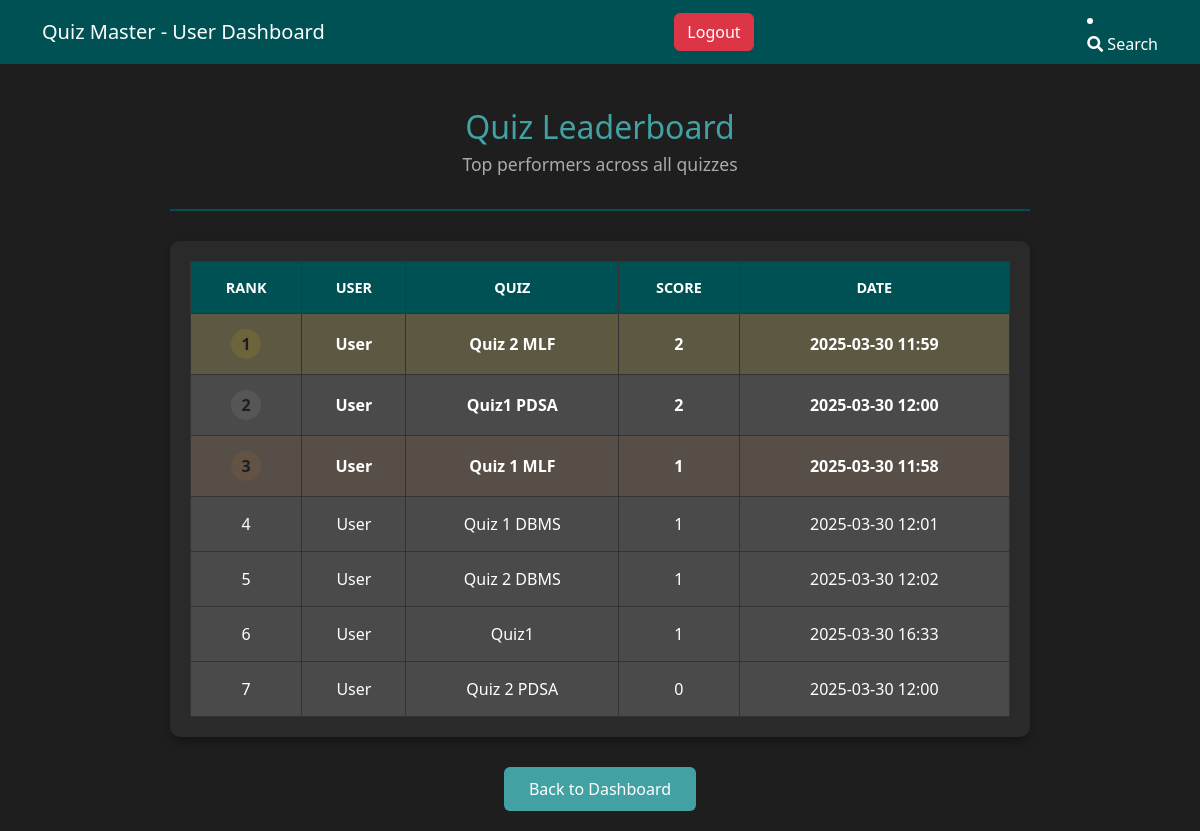
The page /leaderboard (signed in) on the database its author committed.
### model.py (models this page shows, shortened)
class Score(db.Model):
    id=db.Column(db.Integer,primary_key=True)
    quiz_id=db.Column(db.Integer,db.ForeignKey('quiz.id'),nullable=False)
    user_id=db.Column(db.Integer,db.ForeignKey('user.id'),nullable=False)
    timestamp=db.Column(db.DateTime,default=datetime.utcnow)
    total_score=db.Column(db.Integer,nullable=False)
    user=db.relationship('User', backref=db.backref('scores',lazy=True))
    quiz=db.relationship('Quiz', backref=db.backref('scores',cascade='all, delete-orphan',lazy=True))

class User(db.Model, UserMixin):
    id=db.Column(db.Integer,primary_key=True)
    username=db.Column(db.String(45),unique=True,nullable=False)
    email=db.Column(db.String(100),unique=True,nullable=False)
    password=db.Column(db.String(50),nullable=False)
    full_name=db.Column(db.String(100),nullable=False)
    qualification=db.Column(db.String(75))
    dob=db.Column(db.Date)
    role=db.Column(db.String(20),nullable=False)

class Quiz(db.Model):
    id=db.Column(db.Integer,primary_key=True)
    name=db.Column(db.String(100), nullable=False)
    chapter_id=db.Column(db.Integer,db.ForeignKey('chapter.id'),nullable=False)
    quiz_date=db.Column(db.DateTime,default=datetime.utcnow)
    time_duration=db.Column(db.String(5)) # HH:MM format
    start_time = db.Column(db.DateTime, nullable=False)
    end_time = db.Column(db.DateTime, nullable=False)
    remarks=db.Column(db.Text)
    chapter=db.relationship('Chapter', backref=db.backref('quizzes',lazy=True))

### app.py (the view)
@app.route('/leaderboard')
@login_required
def leaderboard():
    try:
        top_scores = (
            Score.query
            .join(Quiz, Score.quiz_id == Quiz.id)
            .join(Chapter, Quiz.chapter_id == Chapter.id)
            .join(Subject, Chapter.subject_id == Subject.id)
            .join(User, Score.user_id == User.id)
            .order_by(Score.total_score.desc())
            .limit(10)
            .all()
        )
        if not top_scores:
            flash('No quiz scores available for the leaderboard yet!', 'info')
        return render_template('leaderboard.html', top_scores=top_scores)
    except Exception as e:
        flash(f'Error loading leaderboard: {str(e)}', 'danger')
        return redirect(url_for('user_dashboard'))

### app.py (called while the page is built)
@login_manager.user_loader
def load_user(user_id):
    return User.query.get(int(user_id))

### templates/leaderboard.html (shortened to what this page needs)
{% extends 'user_base.html' %}
{% block body %}
<div class="container mt-4">
    <div class="leaderboard-container">
        <div class="leaderboard-header">
            <h2>Quiz Leaderboard</h2>
            <p>Top performers across all quizzes</p>
        </div>
        <div class="leaderboard-table-container">
            <table class="table table-hover text-center">
                <thead>
                    <tr>
                        <th>Rank</th>
                        <th>User</th>
                        <th>Quiz</th>
                        <th>Score</th>
                        <th>Date</th>
                    </tr>
                </thead>
                <tbody>
                    {% for score in top_scores %}
                    <tr class="leaderboard-row {% if loop.index <= 3 %}top-rank rank-{{ loop.index }}{% endif %}">
                        <td>
                            {% if loop.index <= 3 %}
                                <div class="rank-badge rank-{{ loop.index }}">{{ loop.index }}</div>
                            {% else %}
                                {{ loop.index }}
                            {% endif %}
                        </td>
                        <td>{{ score.user.username }}</td>
                        <td>{{ score.quiz.name }}</td>
                        <td>{{ score.total_score }}</td>
                        <td>{{ score.timestamp.strftime('%Y-%m-%d %H:%M') }}</td>
                    </tr>
                    {% endfor %}
                </tbody>
            </table>
        </div>
        <div class="leaderboard-controls">
            <a href="{{ url_for('user_dashboard') }}" class="btn btn-secondary">Back to Dashboard</a>
        </div>
    </div>
</div>
{% endblock body %}

### templates/user_base.html (style rules this page uses)
body { background-color:#1E1E1E ; color: white ; }
.table { background-color: #4A4A4A !important; color: white; border-collapse: collapse; }
.table th, .table td { background-color: #4A4A4A !important; border: 1px solid #42A1A3; color: #FFFFFF; padding: 10px; }
.table thead { background-color: #4A4A4A !important; color: #FFFFFF; }
.table tbody tr:nth-child(even) { background-color: #4A4A4A !important; }

### templates/leaderboard.html (style rules this page uses)
.leaderboard-container { max-width: 900px; margin: 0 auto; padding: 20px; }
.leaderboard-header { text-align: center; margin-bottom: 30px; padding-bottom: 15px; border-bottom: 2px solid #005153; }
.leaderboard-header h2 { color: #42A1A3; margin-bottom: 5px; }
.leaderboard-header p { color: #AAAAAA; font-size: 1.1rem; }
.leaderboard-table-container { background-color: #2A2A2A; border-radius: 10px; padding: 20px; box-shadow: 0 4px 8px rgba(0,0,0,0.3); }
.table { margin-bottom: 0; }
.table th { background-color: #005153 !important; color: white; border-color: #333; text-transform: uppercase; font-size: 0.9rem; padding: 15px 10px; }
.table td { background-color: transparent !important; border-color: #333; padding: 15px 10px; vertical-align: middle; }
.leaderboard-row { transition: all 0.2s; }
.top-rank { font-weight: bold; }
.rank-1 { background-color: rgba(255, 215, 0, 0.1) !important; }
.rank-2 { background-color: rgba(192, 192, 192, 0.1) !important; }
.rank-3 { background-color: rgba(205, 127, 50, 0.1) !important; }
.rank-badge { display: flex; align-items: center; justify-content: center; height: 30px; width: 30px; border-radius: 50%; margin: 0 auto; font-weight: bold; color: #1E1E1E; }
.rank-badge.rank-1 { background-color: #FFD700; }
.rank-badge.rank-2 { background-color: #C0C0C0; }
.rank-badge.rank-3 { background-color: #CD7F32; }
.leaderboard-controls { display: flex; justify-content: center; margin-top: 30px; }
.btn-secondary { background-color: #42A1A3; border: none; padding: 10px 25px; transition: all 0.2s; }

### rows shown on the page
Score: user.username "User", quiz.name "Quiz 2 MLF", total_score "2", timestamp "2025-03-30 11:59"
Score: user.username "User", quiz.name "Quiz1 PDSA", total_score "2", timestamp "2025-03-30 12:00"
Score: user.username "User", quiz.name "Quiz 1 MLF", total_score "1", timestamp "2025-03-30 11:58"
Score: user.username "User", quiz.name "Quiz 1 DBMS", total_score "1", timestamp "2025-03-30 12:01"
Score: user.username "User", quiz.name "Quiz 2 DBMS", total_score "1", timestamp "2025-03-30 12:02"
Score: user.username "User", quiz.name "Quiz1", total_score "1", timestamp "2025-03-30 16:33"
Score: user.username "User", quiz.name "Quiz 2 PDSA", total_score "0", timestamp "2025-03-30 12:00"
